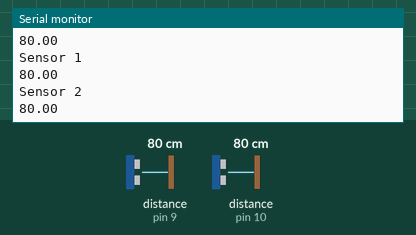
Simulated run of this sketch. Board: Arduino Uno, built with avr-gcc and run on an emulated ATmega328P. Parts: the last lines printed to the serial monitor. The inputs (shaded band) are chosen by the test bench; at power-on: distance to the obstacle (sensors on pin 9, pin 10) 80 cm.

Above: at 1.8 s.
1.9 s: distance to the obstacle (sensor on pin 9) set to 2 cm
At 2.7 s:
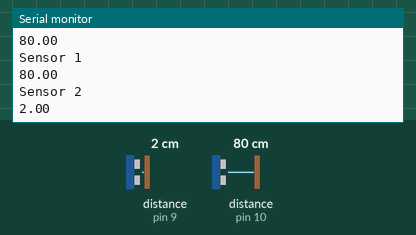
3.4 s: distance to the obstacle (sensor on pin 10) set to 4 cm
At 4.7 s:
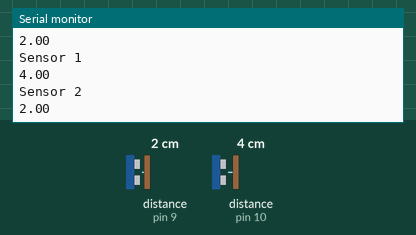
4.9 s: distance to the obstacle (sensor on pin 9) set to 9 cm
At 5.6 s:
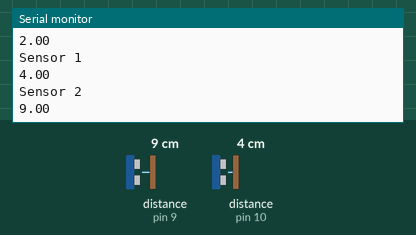
6.4 s: distance to the obstacle (sensor on pin 10) set to 18 cm
At 7.9 s:
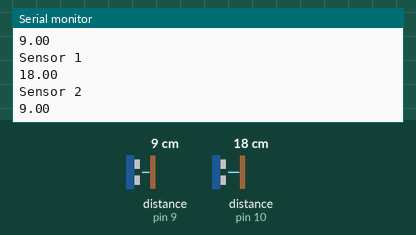
Timing chart, 0 to 8.9 s (numbered marks = the images above; inputs shaded):
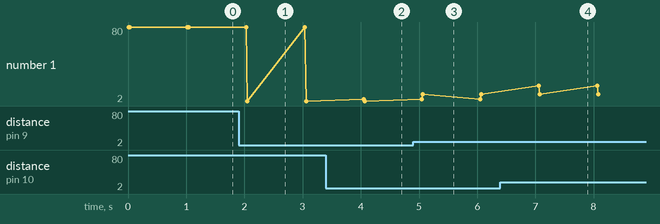

Measured:
- after the input at 1.9 s, the serial monitor: prints a new line after 0.15 s (image 1)
- after the input at 3.4 s, the serial monitor: prints a new line after 0.65 s (image 2)
- after the input at 4.9 s, the serial monitor: prints a new line after 0.17 s (image 3)
- after the input at 6.4 s, the serial monitor: prints a new line after 0.66 s (image 4)
- plotted number 1: 2 → 9 after the input at 4.9 s

The sketch:

MiniPotSR04.ino
```cpp
#include <HCSR04.h>

UltraSonicDistanceSensor distanceSensor(12, 10);  // Initialize sensor that uses digital pins 13 and 12.
UltraSonicDistanceSensor distanceSensor2(12, 9);  // Initialize sensor that uses digital pins 13 and 12.

void setup () {
    Serial.begin(9600);  // We initialize serial connection so that we could print values from sensor.
}

void loop () {
    // Every 500 miliseconds, do a measurement using the sensor and print the distance in centimeters.
    Serial.println("Sensor 1");
    Serial.println(distanceSensor.measureDistanceCm());
    Serial.println("Sensor 2");
    Serial.println(distanceSensor2.measureDistanceCm());
    delay(1000);
}
```
